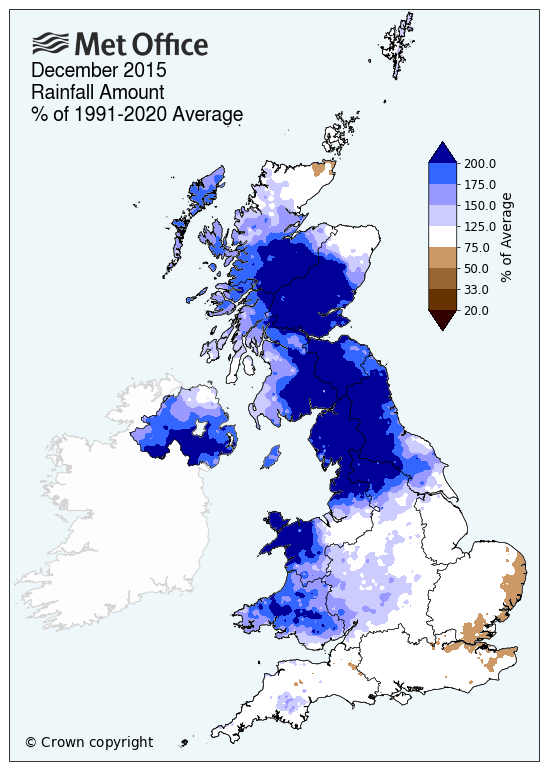
#> input picture images/fig4/precip_dec.gif, 547 x 770 px; its folder holds only this picture in this run
$ jupyter execute --allow-errors maps.ipynb
#> lines starting #> are read from the running program, lines starting #| are printed output that depends on the picture
[cell 1]
from PIL import Image
import numpy as np

SRC = "precip.png"
INSET = 3  # px trimmed inside each border to remove the black line
THRESH = 240  # pixel counts as non white below this value
FRAC = 0.3  # a row or column belongs to a panel if over 30% of it is non white
NAMES = [["nov", "dec"], ["jan", "feb"]]

#> (the rest of this cell did not finish here and is left out)

[cell 2]
from pathlib import Path
from PIL import Image, ImageChops, ImageDraw, ImageFont

FOLDER = Path.cwd()  # the notebook is inside fig7, so the working folder is fig7
print(FOLDER)  # should end in ...images\fig7
#| images/fig4
MONTHS = {"d": "dec", "j": "jan", "f": "feb", "total": "winter"}
KINDS = ("precip", "temp")  # left panel first
LABELS = ("(a)", "(b)")

GAP_FRAC = 0.04  # gap between panels, fraction of panel width
STRIP_FRAC = 0.07  # label strip height, fraction of panel height
MARGIN_FRAC = 0.02  # outer margin, fraction of panel width
WHITE_TOL = 15  # pixel difference from white that counts as content


def load_panel(path):
    """Open a GIF or PNG, flatten transparency onto white, trim white margins."""
    if not path.exists():
        raise FileNotFoundError(f"Missing {path}")
    img = Image.open(path).convert("RGBA")
#> img is the input picture: PIL image 547x770 RGBA; mean R, G, B, A 211.2, 217.7, 234.2, 255
    img = Image.alpha_composite(Image.new("RGBA", img.size, "white"), img).convert(
        "RGB"
    )
#> img: PIL image 547x770 RGB
    diff = ImageChops.difference(img, Image.new("RGB", img.size, "white")).convert("L")
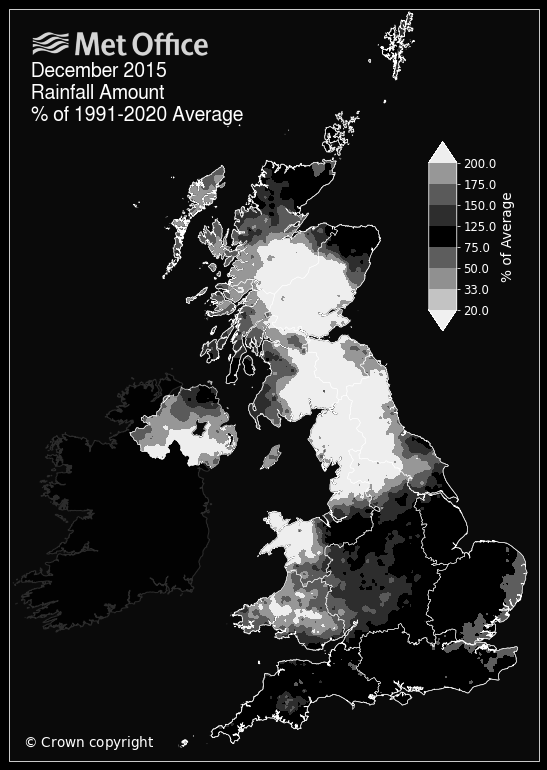
#> diff: PIL image 547x770 L; min 0, max 255, mean 37.1
    box = diff.point(lambda p: 255 if p > WHITE_TOL else 0).getbbox()
#> box = (9, 9, 540, 762)
    return img.crop(box) if box else img
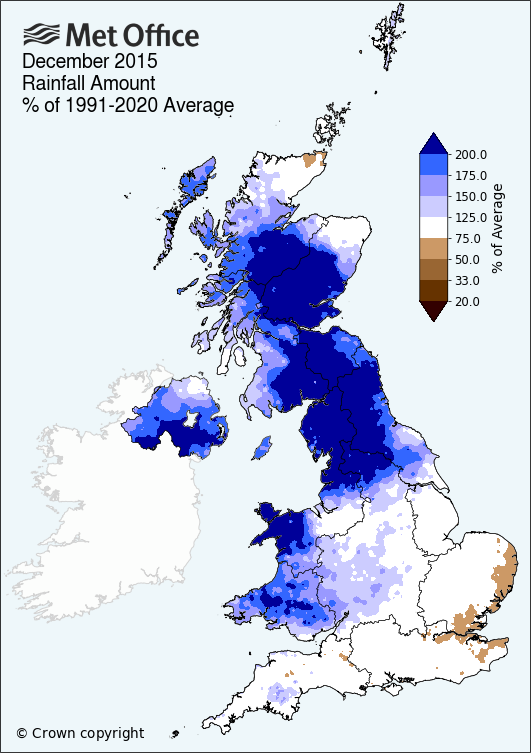
#> returned value: PIL image 531x753 RGB; mean R, G, B 208.8, 215.7, 233.1


def fit(img, w, h):
    """Centre crop to the target aspect ratio, then resize only if needed."""
    target = w / h
    if img.width / img.height > target:  # too wide: trim the sides
        new_w = round(img.height * target)
        x = (img.width - new_w) // 2
        img = img.crop((x, 0, x + new_w, img.height))
    else:  # too tall: trim top and bottom
        new_h = round(img.width / target)
        y = (img.height - new_h) // 2
        img = img.crop((0, y, img.width, y + new_h))
    return img if img.size == (w, h) else img.resize((w, h), Image.LANCZOS)


def get_font(size):
    for name in ("arial.ttf", "Arial.ttf", "DejaVuSans.ttf"):
        try:
            return ImageFont.truetype(name, size)
        except OSError:
            continue
    try:
        return ImageFont.load_default(size)  # needs Pillow 10.1 or newer
    except TypeError:
        return ImageFont.load_default()


# Load all six panels, then choose one common size (the smallest in each direction)
#> (the rest of this cell did not finish here and is left out)
